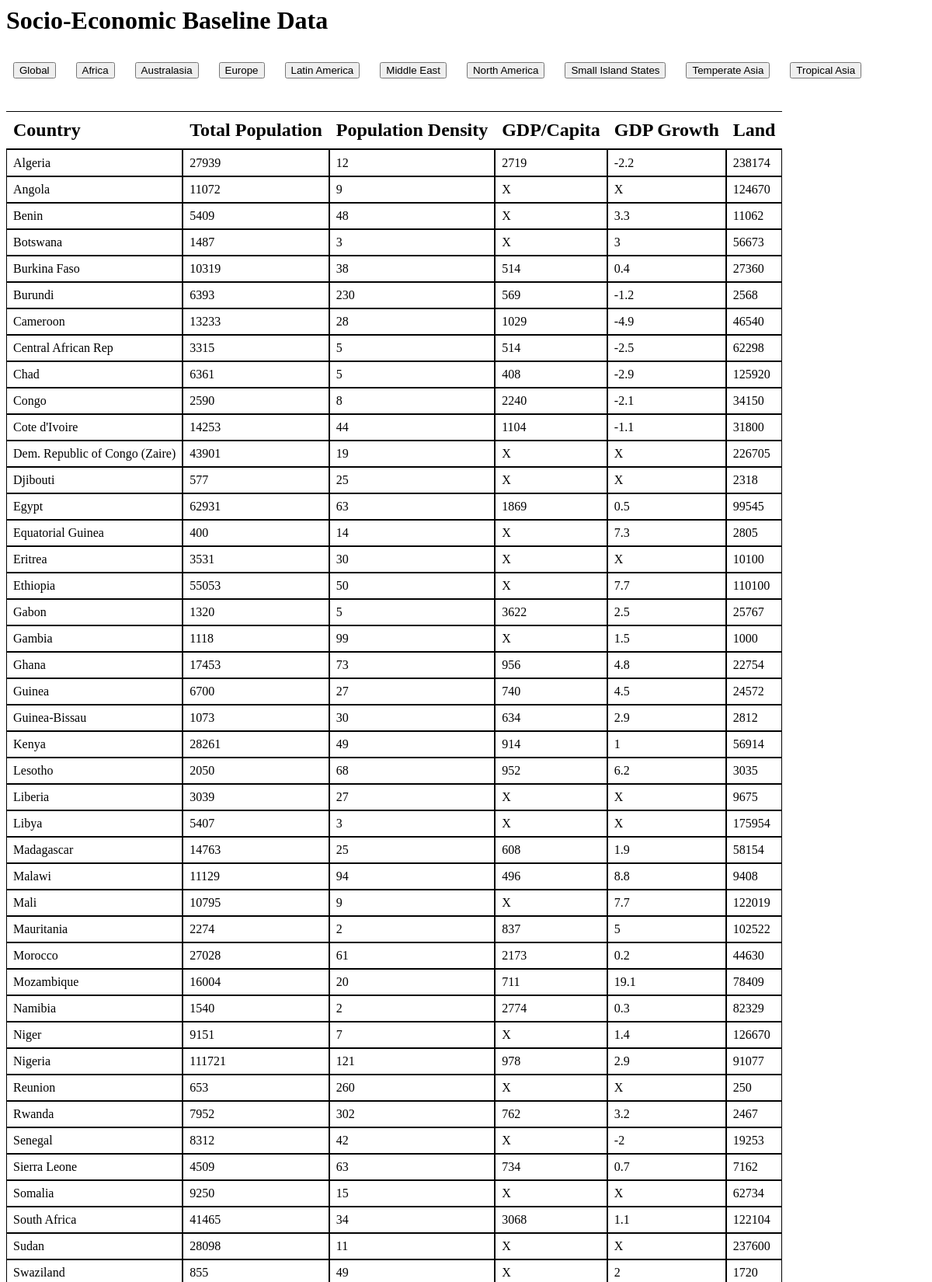
The app's page /Africa (upper part) with its own data.
### tables this page shows
CREATE TABLE Africa (Country TEXT, TotalPop TEXT, PopDens TEXT, GDP_Cap TEXT, GDP_Growth TEXT, LAND TEXT);

### socio_economic.py (the view)
@app.route('/Africa')
def africa():
  conn = sqlite3.connect('socio_economic_data.db')
  conn.row_factory = sqlite3.Row
  cur = conn.cursor()
  cur.execute("select * from Africa")
  rows = cur.fetchall()
  conn.close()
  return render_template('index.html', rows=rows)

### templates/index.html (shortened to what this page needs)
<html>
    <head>
    </head>
    <h1>Socio-Economic Baseline Data</h1>
    <h1>
    <a href="/" ><button>Global</button></a>
    <a href="/Africa" ><button>Africa</button></a>
    <a href="/Australasia" ><button>Australasia</button></a>
    <a href="/Europe" ><button>Europe</button></a>
    <a href="/LatinAmerica" ><button>Latin America</button></a>
    <a href="/MiddleEast" ><button>Middle East</button></a>
    <a href="/NorthAmerica" ><button>North America</button></a>
    <a href="/SmallIslandStates" ><button>Small Island States</button></a>
    <a href="/TemperateAsia" ><button>Temperate Asia</button></a>
    <a href="/TropicalAsia" ><button>Tropical Asia</button></a>
    </h1>
    <body>
        <div class="row">
            <div class="column">
                <h2>Country</h2>
                {% for row in rows %}
                <p>{{row["Country"]}}</p>
                {% endfor %}
            </div>
            <div class="column">
                <h2>Total Population</h2>
                {% for row in rows %}
                <p>{{ row["TotalPop"]}}</p>
                {% endfor %}
            </div>
            <div class="column">
                <h2>Population Density</h2>
                {% for row in rows %}
                <p>{{ row["PopDens"]}}</p>
                {% endfor %}
            </div>
            <div class="column">
                <h2>GDP/Capita</h2>
                {% for row in rows %}
                <p>{{ row["GDP_Cap"]}}</p>
                {% endfor %}
            </div>
            <div class="column">
                <h2>GDP Growth</h2>
                {% for row in rows %}
                <p>{{ row["GDP_Growth"]}}</p>
                {% endfor %}
            </div>
            <div class="column">
                <h2>Land</h2>
                {% for row in rows %}
                <p>{{ row["LAND"]}}</p>
                {% endfor %}
            </div>
        </div>
    </body>
</html>

### templates/index.html (style rules this page uses)
.column { white-space : nowrap; overflow-x : hidden; vertical-align : top; border-radius : 0px; display : inline-block; padding: 9px; }
h2 { outline-color: black; outline-style: solid; outline-width: 0.1px; outline-offset: 10px; }
p { outline-color: black; outline-style: solid; outline-width: 0.1px; outline-offset: 8px; }
.row { display: flex; }
a { white-space : nowrap; overflow-x : hidden; border-radius : 0px; display : left; padding: 9px; }

### records on screen
Africa: Country "Algeria", TotalPop "27939", PopDens "12", GDP_Cap "2719", GDP_Growth "-2.2", LAND "238174"
Africa: Country "Angola", TotalPop "11072", PopDens "9", GDP_Cap "X", GDP_Growth "X", LAND "124670"
Africa: Country "Benin", TotalPop "5409", PopDens "48", GDP_Cap "X", GDP_Growth "3.3", LAND "11062"
Africa: Country "Botswana", TotalPop "1487", PopDens "3", GDP_Cap "X", GDP_Growth "3", LAND "56673"
Africa: Country "Burkina Faso", TotalPop "10319", PopDens "38", GDP_Cap "514", GDP_Growth "0.4", LAND "27360"
Africa: Country "Burundi", TotalPop "6393", PopDens "230", GDP_Cap "569", GDP_Growth "-1.2", LAND "2568"
Africa: Country "Cameroon", TotalPop "13233", PopDens "28", GDP_Cap "1029", GDP_Growth "-4.9", LAND "46540"
Africa: Country "Central African Rep", TotalPop "3315", PopDens "5", GDP_Cap "514", GDP_Growth "-2.5", LAND "62298"
Africa: Country "Chad", TotalPop "6361", PopDens "5", GDP_Cap "408", GDP_Growth "-2.9", LAND "125920"
Africa: Country "Congo", TotalPop "2590", PopDens "8", GDP_Cap "2240", GDP_Growth "-2.1", LAND "34150"
Africa: Country "Cote d'Ivoire", TotalPop "14253", PopDens "44", GDP_Cap "1104", GDP_Growth "-1.1", LAND "31800"
Africa: Country "Dem. Republic of Congo (Zaire)", TotalPop "43901", PopDens "19", GDP_Cap "X", GDP_Growth "X", LAND "226705"
Africa: Country "Djibouti", TotalPop "577", PopDens "25", GDP_Cap "X", GDP_Growth "X", LAND "2318"
Africa: Country "Egypt", TotalPop "62931", PopDens "63", GDP_Cap "1869", GDP_Growth "0.5", LAND "99545"
Africa: Country "Equatorial Guinea", TotalPop "400", PopDens "14", GDP_Cap "X", GDP_Growth "7.3", LAND "2805"
Africa: Country "Eritrea", TotalPop "3531", PopDens "30", GDP_Cap "X", GDP_Growth "X", LAND "10100"
Africa: Country "Ethiopia", TotalPop "55053", PopDens "50", GDP_Cap "X", GDP_Growth "7.7", LAND "110100"
Africa: Country "Gabon", TotalPop "1320", PopDens "5", GDP_Cap "3622", GDP_Growth "2.5", LAND "25767"
Africa: Country "Gambia", TotalPop "1118", PopDens "99", GDP_Cap "X", GDP_Growth "1.5", LAND "1000"
Africa: Country "Ghana", TotalPop "17453", PopDens "73", GDP_Cap "956", GDP_Growth "4.8", LAND "22754"
Africa: Country "Guinea", TotalPop "6700", PopDens "27", GDP_Cap "740", GDP_Growth "4.5", LAND "24572"
Africa: Country "Guinea-Bissau", TotalPop "1073", PopDens "30", GDP_Cap "634", GDP_Growth "2.9", LAND "2812"
Africa: Country "Kenya", TotalPop "28261", PopDens "49", GDP_Cap "914", GDP_Growth "1", LAND "56914"
Africa: Country "Lesotho", TotalPop "2050", PopDens "68", GDP_Cap "952", GDP_Growth "6.2", LAND "3035"
Africa: Country "Liberia", TotalPop "3039", PopDens "27", GDP_Cap "X", GDP_Growth "X", LAND "9675"
Africa: Country "Libya", TotalPop "5407", PopDens "3", GDP_Cap "X", GDP_Growth "X", LAND "175954"
Africa: Country "Madagascar", TotalPop "14763", PopDens "25", GDP_Cap "608", GDP_Growth "1.9", LAND "58154"
Africa: Country "Malawi", TotalPop "11129", PopDens "94", GDP_Cap "496", GDP_Growth "8.8", LAND "9408"
Africa: Country "Mali", TotalPop "10795", PopDens "9", GDP_Cap "X", GDP_Growth "7.7", LAND "122019"
Africa: Country "Mauritania", TotalPop "2274", PopDens "2", GDP_Cap "837", GDP_Growth "5", LAND "102522"
Africa: Country "Morocco", TotalPop "27028", PopDens "61", GDP_Cap "2173", GDP_Growth "0.2", LAND "44630"
Africa: Country "Mozambique", TotalPop "16004", PopDens "20", GDP_Cap "711", GDP_Growth "19.1", LAND "78409"
Africa: Country "Namibia", TotalPop "1540", PopDens "2", GDP_Cap "2774", GDP_Growth "0.3", LAND "82329"
Africa: Country "Niger", TotalPop "9151", PopDens "7", GDP_Cap "X", GDP_Growth "1.4", LAND "126670"
Africa: Country "Nigeria", TotalPop "111721", PopDens "121", GDP_Cap "978", GDP_Growth "2.9", LAND "91077"
Africa: Country "Reunion", TotalPop "653", PopDens "260", GDP_Cap "X", GDP_Growth "X", LAND "250"
Africa: Country "Rwanda", TotalPop "7952", PopDens "302", GDP_Cap "762", GDP_Growth "3.2", LAND "2467"
Africa: Country "Senegal", TotalPop "8312", PopDens "42", GDP_Cap "X", GDP_Growth "-2", LAND "19253"
Africa: Country "Sierra Leone", TotalPop "4509", PopDens "63", GDP_Cap "734", GDP_Growth "0.7", LAND "7162"
Africa: Country "Somalia", TotalPop "9250", PopDens "15", GDP_Cap "X", GDP_Growth "X", LAND "62734"
Africa: Country "South Africa", TotalPop "41465", PopDens "34", GDP_Cap "3068", GDP_Growth "1.1", LAND "122104"
Africa: Country "Sudan", TotalPop "28098", PopDens "11", GDP_Cap "X", GDP_Growth "X", LAND "237600"
Africa: Country "Swaziland", TotalPop "855", PopDens "49", GDP_Cap "X", GDP_Growth "2", LAND "1720"
